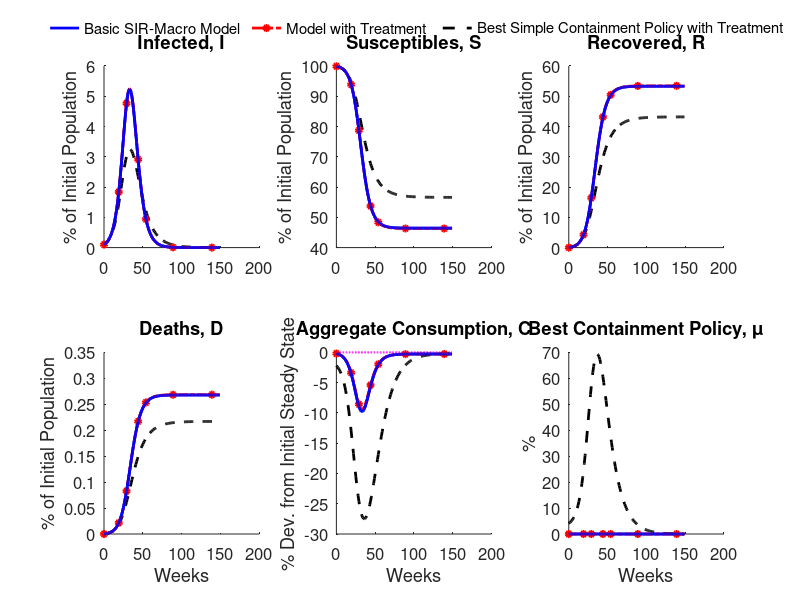

The MATLAB source for this figure: (Note: this script raises an error after producing the figure.)
%Baseline
cd baseline;
load results_baseline;
cd ..

Ibase=I;
Sbase=S;
Rbase=R;
Dbase=D;
aggCbase=aggC;
aggHbase=aggH;
crbase=crss;
nrbase=nrss; 
mucbase=muc;


%Perturbation 1
cd treatment;
load results_treatment;
cd ..

Iperturb1=I;
Sperturb1=S;
Rperturb1=R;
Dperturb1=D;
aggCperturb1=aggC;
aggHperturb1=aggH;
crperturb1=crss;
nrperturb1=nrss; 
mucperturb1=muc;


%Perturbation 2
cd treatment_optimal;
load results_treatment_optimal;
cd ..
Iperturb2=I;
Sperturb2=S;
Rperturb2=R;
Dperturb2=D;
aggCperturb2=aggC;
aggHperturb2=aggH;
crperturb2=crss;
nrperturb2=nrss; 
mucperturb2=muc;


%plotting
ia=2;
ib=3;
fsize=12;
horz=HH;

horz=150;

time=0:1:horz-1;

figure;
subplot(ia,ib,2)
plot(time,100*Sbase(1:horz),'b-','LineWidth',2);hold on
plot(time,NaN*100*Sperturb1(1:horz),'r-.o','LineWidth',2,'MarkerSize',4,'MarkerFaceColor','r');hold on
plot(time,100*Sperturb2(1:horz),'k--','LineWidth',2);hold on
plot(time,100*Sperturb1(1:horz),'r-.','LineWidth',2,'MarkerSize',4);hold on
plot(time([1, 20, 30, 45, 55, 90, 140]),100*Sperturb1([1, 20, 30, 45, 55, 90, 140]),'ro','LineWidth',2,'MarkerSize',4,'MarkerFaceColor','r');hold on
plot(time,100*Sbase(1:horz),'b-','LineWidth',2);hold on
box off;
title('Susceptibles, S','FontSize',fsize);
ylabel('% of Initial Population','FontSize',fsize);
set(gca,'FontSize',fsize);

subplot(ia,ib,3)
plot(time,100*Rbase(1:horz),'b-','LineWidth',2);hold on
plot(time,NaN*100*Rperturb1(1:horz),'r-.o','LineWidth',2,'MarkerSize',4,'MarkerFaceColor','r');hold on
plot(time,100*Rperturb2(1:horz),'k--','LineWidth',2);hold on
plot(time,100*Rperturb1(1:horz),'r-.','LineWidth',2,'MarkerSize',4);hold on
plot(time([1, 20, 30, 45, 55, 90, 140]),100*Rperturb1([1, 20, 30, 45, 55, 90, 140]),'ro','LineWidth',2,'MarkerSize',4,'MarkerFaceColor','r');hold on
plot(time,100*Rbase(1:horz),'b-','LineWidth',2);hold on
box off;
title('Recovered, R','FontSize',fsize);
ylabel('% of Initial Population','FontSize',fsize);
set(gca,'FontSize',fsize);

subplot(ia,ib,4)
plot(time,100*Dbase(1:horz),'b-','LineWidth',2);hold on
plot(time,NaN*100*Dperturb1(1:horz),'r-.o','LineWidth',2,'MarkerSize',4,'MarkerFaceColor','r');hold on
plot(time,100*Dperturb2(1:horz),'k--','LineWidth',2);hold on
plot(time,100*Dperturb1(1:horz),'r-.','LineWidth',2,'MarkerSize',4);hold on
plot(time([1, 20, 30, 45, 55, 90, 140]),100*Dperturb1([1, 20, 30, 45, 55, 90, 140]),'ro','LineWidth',2,'MarkerSize',4,'MarkerFaceColor','r');hold on
plot(time,100*Dbase(1:horz),'b-','LineWidth',2);hold on
box off;
title('Deaths, D','FontSize',fsize);
ylabel('% of Initial Population','FontSize',fsize);
xlabel('Weeks','FontSize',fsize);
set(gca,'FontSize',fsize);

subplot(ia,ib,5)
plot(time,0*100*(aggCbase(1:horz)-crbase)/crbase,'m:','LineWidth',1.5);hold on
plot(time,100*(aggCbase(1:horz)-crbase)/crbase,'b-','LineWidth',2);hold on
plot(time,NaN*100*(aggCperturb1(1:horz)-crperturb1)/crperturb1,'r-.o','LineWidth',2,'MarkerSize',4,'MarkerFaceColor','r');hold on
plot(time,100*(aggCperturb2(1:horz)-crperturb2)/crperturb2,'k--','LineWidth',2);hold on
plot(time,100*(aggCperturb1(1:horz)-crperturb1)/crperturb1,'r-.','LineWidth',2,'MarkerSize',4);hold on
plot(time([1, 20, 30, 45, 55, 90, 140]),100*(aggCperturb1([1, 20, 30, 45, 55, 90, 140])-crperturb1)/crperturb1,'ro','LineWidth',2,'MarkerSize',4,'MarkerFaceColor','r');hold on
plot(time,100*(aggCbase(1:horz)-crbase)/crbase,'b-','LineWidth',2);hold on
box off;
title('Aggregate Consumption, C','FontSize',fsize);
ylabel('% Dev. from Initial Steady State','FontSize',fsize);
xlabel('Weeks','FontSize',fsize);
set(gca,'FontSize',fsize);


subplot(ia,ib,6)
plot(time,100*mucbase(1:horz),'b-','LineWidth',2);hold on
plot(time,NaN*100*mucperturb1(1:horz),'r-.o','LineWidth',2,'MarkerSize',4,'MarkerFaceColor','r');hold on
plot(time,100*mucperturb2(1:horz),'k--','LineWidth',2);hold on
plot(time,100*mucperturb1(1:horz),'r-.','LineWidth',2,'MarkerSize',4);hold on
plot(time([1, 20, 30, 45, 55, 90, 140]),100*mucperturb1([1, 20, 30, 45, 55, 90, 140]),'ro','LineWidth',2,'MarkerSize',4,'MarkerFaceColor','r');hold on
plot(time,100*mucbase(1:horz),'b-','LineWidth',2);hold on
box off;
title('Best Containment Policy, \mu','FontSize',fsize);
ylabel('%','FontSize',fsize);
xlabel('Weeks','FontSize',fsize);
set(gca,'FontSize',fsize);


subplot(ia,ib,1)
plot(time,100*Ibase(1:horz),'b-','LineWidth',2);hold on
plot(time,NaN*100*Iperturb1(1:horz),'r-.o','LineWidth',2,'MarkerSize',4,'MarkerFaceColor','r');hold on
plot(time,100*Iperturb2(1:horz),'k--','LineWidth',2);hold on
plot(time,100*Iperturb1(1:horz),'r-.','LineWidth',2,'MarkerSize',4);hold on
plot(time([1, 20, 30, 45, 55, 90, 140]),100*Iperturb1([1, 20, 30, 45, 55, 90, 140]),'ro','LineWidth',2,'MarkerSize',4,'MarkerFaceColor','r');hold on
plot(time,100*Ibase(1:horz),'b-','LineWidth',2);hold on
box off;
title('Infected, I','FontSize',fsize);
ylabel('% of Initial Population','FontSize',fsize);
set(gca,'FontSize',fsize);


leg1=legend('Basic SIR-Macro Model','Model with Treatment','Best Simple Containment Policy with Treatment');
set(leg1,...
    'Position',[-0.0704335567178815 0.894078940309976 1.19107142857143 0.044047619047619],...
    'Orientation','horizontal');
legend boxoff;

suptitle2('Figure 5: SIR-Macro Model With Treatments');
orient landscape
print -dpdf -fillpage epidemic_simulation_fig5


 
